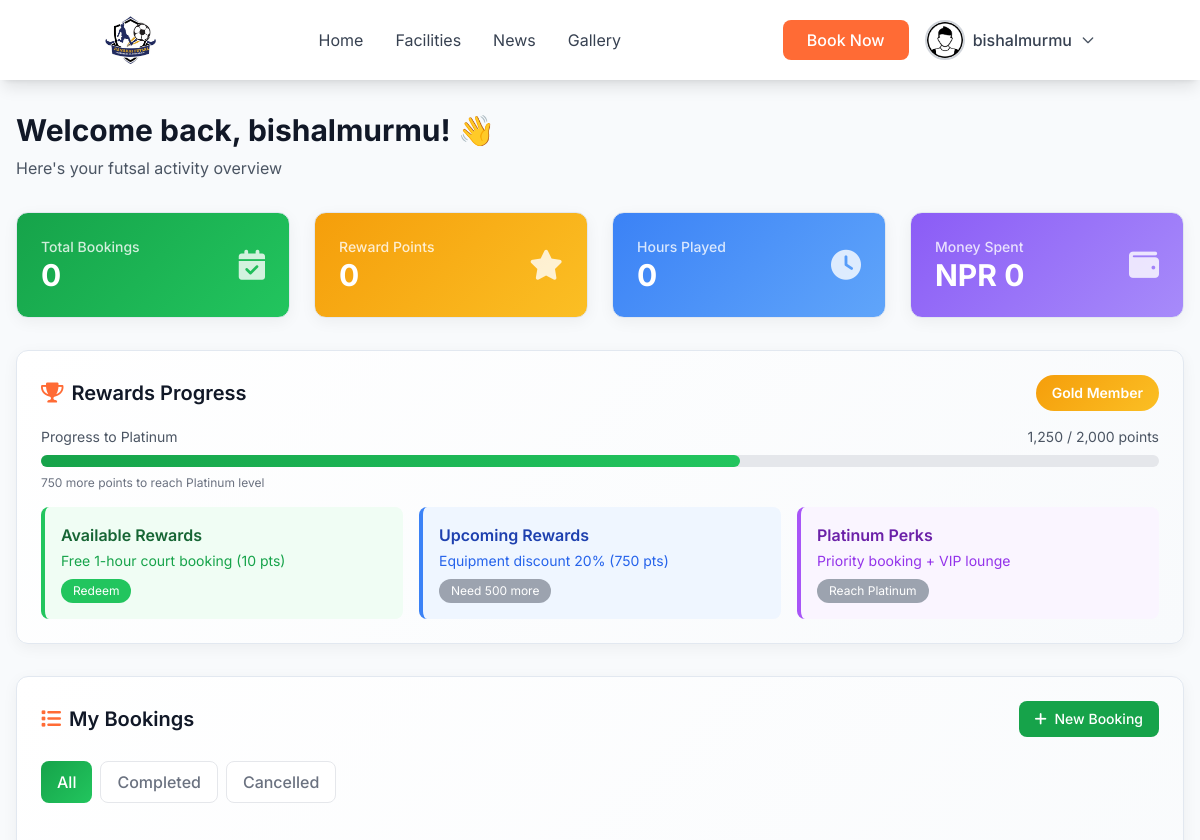
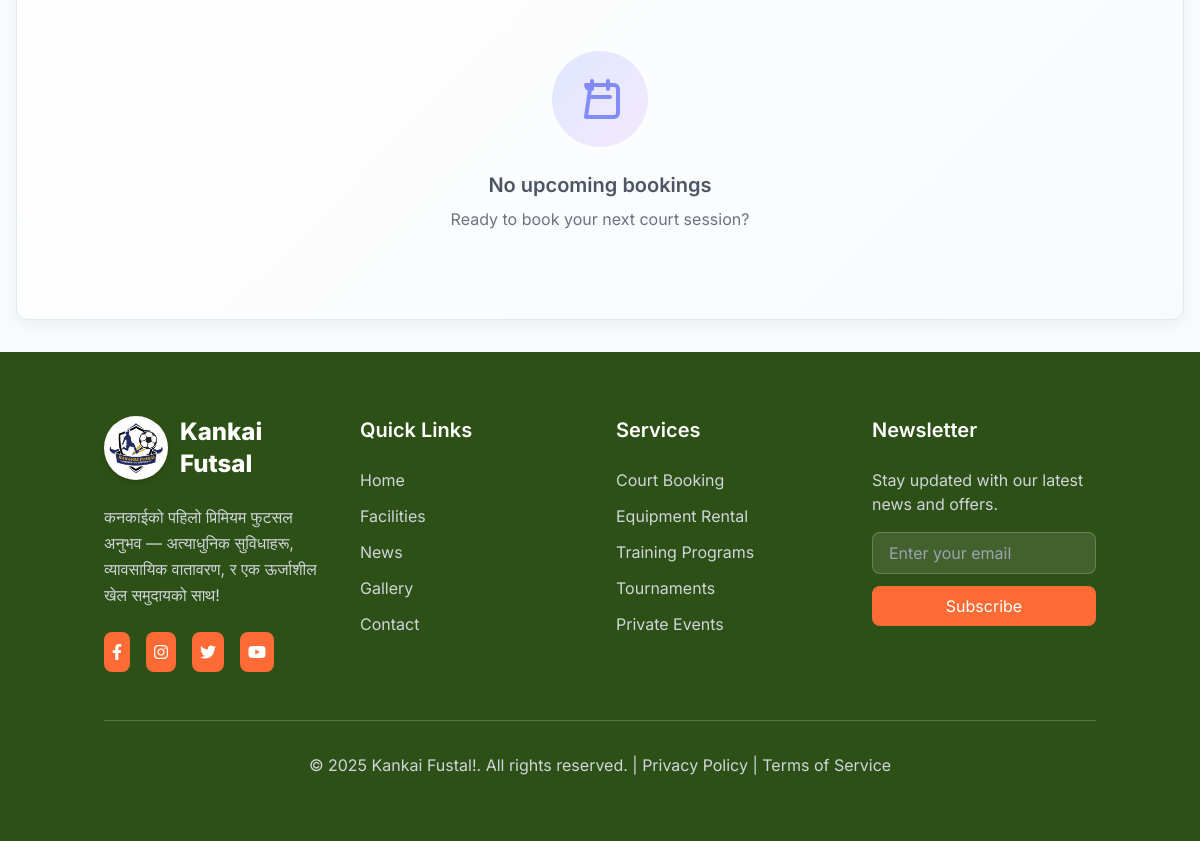
The page /my-bookings/ (signed in) on the database as committed earlier (2 pictures, top to bottom).
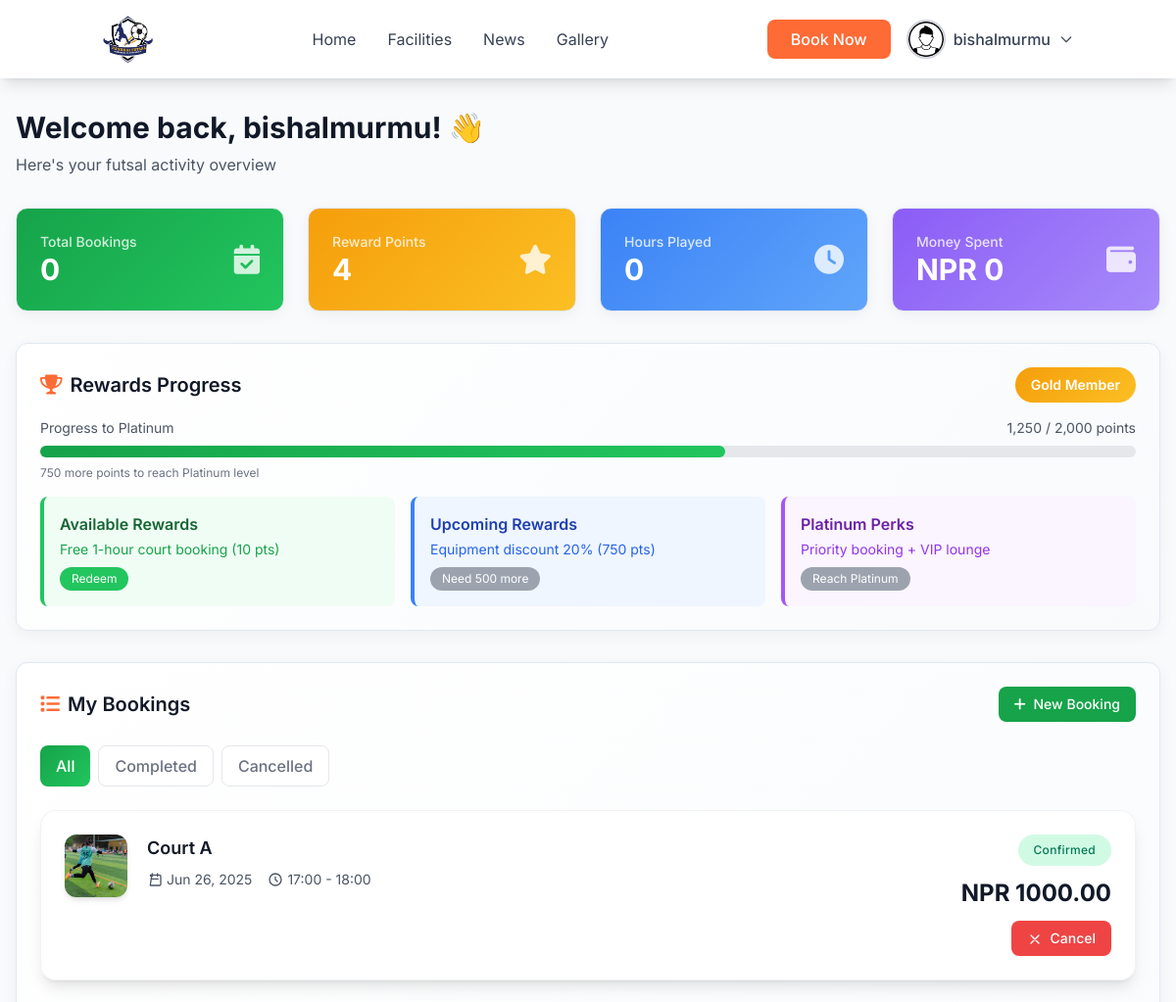
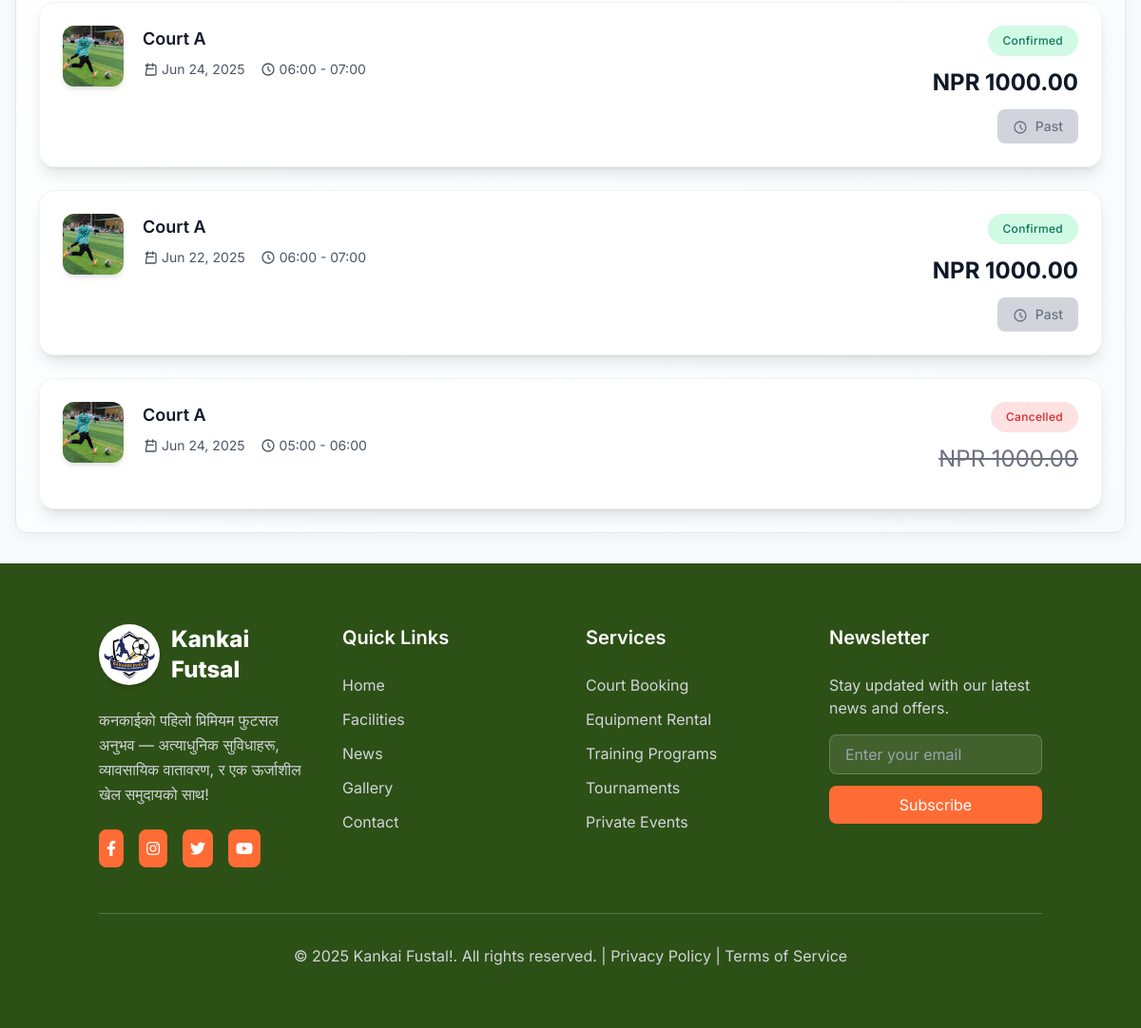
The same page on the database as committed later (2 pictures, top to bottom).
### booking/models.py (models this page shows, shortened)
class Booking(models.Model):
    BOOKING_STATUS_CHOICES = [
        ('pending', 'Pending'),
        ('confirmed', 'Confirmed'),
        ('cancelled', 'Cancelled'),
        ('completed', 'Completed'),
    ]
    booking_id = models.UUIDField(default=uuid.uuid4, editable=False, unique=True)
    court = models.ForeignKey(Court, on_delete=models.CASCADE, related_name='bookings')
    booking_date = models.DateField()
    time_slot = models.ForeignKey(TimeSlot, on_delete=models.CASCADE, related_name='bookings')
    player_name = models.CharField(max_length=100)
    phone_regex = RegexValidator(
        regex=r'^(\+977)?[9][6-9]\d{8}$',
        message="Phone number must be entered in the format: '9841234567' or '+9779841234567'"
    )
    contact_number = models.CharField(validators=[phone_regex], max_length=17)
    user = models.ForeignKey(CustomUser, on_delete=models.SET_NULL, null=True, blank=True, related_name='bookings')
    duration_hours = models.PositiveIntegerField(default=1)
    total_amount = models.DecimalField(max_digits=10, decimal_places=2)
    status = models.CharField(max_length=20, choices=BOOKING_STATUS_CHOICES, default='pending')
    notes = models.TextField(blank=True)
    created_at = models.DateTimeField(auto_now_add=True)
    updated_at = models.DateTimeField(auto_now=True)
    class Meta:
        ordering = ['-created_at']
        unique_together = ['court', 'booking_date', 'time_slot']
        verbose_name = "Booking"
        verbose_name_plural = "Bookings"

class Court(models.Model):
    name = models.CharField(max_length=100)
    description = models.TextField(blank=True)
    hourly_rate = models.DecimalField(max_digits=10, decimal_places=2, default=1000.00)
    is_active = models.BooleanField(default=True)
    created_at = models.DateTimeField(auto_now_add=True)
    updated_at = models.DateTimeField(auto_now=True)
    class Meta:
        verbose_name = "Court"
        verbose_name_plural = "Courts"

class TimeSlot(models.Model):
    start_time = models.TimeField()
    end_time = models.TimeField()
    is_active = models.BooleanField(default=True)
    class Meta:
        ordering = ['start_time']
        unique_together = ['start_time', 'end_time']

### booking/views.py (the view)
# urls.py: path('my-bookings/', views.my_bookings, name='dashboard'),
@login_required(login_url='login')
def my_bookings(request):
    bookings = Booking.objects.filter(user=request.user).order_by('-created_at')
    completed_bookings = bookings.filter(status='confirmed')
    cancelled_bookings = bookings.filter(status='cancelled')
    reward_points = request.user.reward_points or 0
    booking = request.user.total_booking or 0
    hours_played = request.user.hours_played or 0
    balance = request.user.balance or 0
    context = {
        'bookings': bookings,
        'total_bookings': booking,
        'total_hours':hours_played,
        'total_cost': balance,
        'reward_points': reward_points,
        "completed_bookings":completed_bookings,
        'cancelled_bookings': cancelled_bookings,
}
    return render(request, 'home/dashboard.html', context)

### templates/home/dashboard.html (shortened to what the changed rows need)
{% load static %}
<!DOCTYPE html>
<html lang="en">
<head>
    <script src="https://cdn.tailwindcss.com"></script>
    <link href="https://cdnjs.cloudflare.com/ajax/libs/font-awesome/6.0.0/css/all.min.css" rel="stylesheet">
</head>
<body class="bg-futsal-gray font-sans">
    <main class="max-w-7xl mx-auto px-4 py-8" style="margin-top: 5rem;">
        <div class="mb-8">
            <h1 class="text-3xl font-bold text-gray-900 mb-2">Welcome back, {{user.full_name}}! 👋</h1>
        </div>
        <div class="grid grid-cols-1 md:grid-cols-2 lg:grid-cols-4 gap-6 mb-8">
            <div class="dashboard-card rewards-card p-6 rounded-xl">
                <div class="flex items-center justify-between">
                    <div>
                        <p class="text-white/80 text-sm font-medium">Reward Points</p>
                        <p class="text-3xl font-bold text-white">{{reward_points}}</p>
                    </div>
                </div>
            </div>
        </div>
        <div class="dashboard-card p-6 rounded-xl mb-8">
            <div class="flex items-center justify-between mb-4">
                <h2 class="text-xl font-semibold text-gray-900 flex items-center">
                    <i class="fas fa-trophy text-futsal-orange mr-2"></i>
                    Rewards Progress
                </h2>
            </div>
        </div>
        <div class="dashboard-card p-6 rounded-xl">
            <div class="flex items-center justify-between mb-6">
                <h2 class="text-xl font-semibold text-gray-900 flex items-center">
                    <i class="fas fa-list text-futsal-orange mr-2"></i>
                    My Bookings
                </h2>
            </div>
            <div id="upcoming-bookings" class="space-y-6">
                {% if bookings %}
                {% for booking in bookings %}
                <div class="bg-white/90 backdrop-blur-sm border border-gray-200/50 rounded-2xl p-6 shadow-lg hover:shadow-xl transition-all duration-300 hover:-translate-y-1 booking-card"
                    id="booking-{{ booking.id }}">
                    <div class="flex items-start justify-between">
                        <div class="flex items-start space-x-5">
                            <div class="w-16 h-16 rounded-xl overflow-hidden shadow-md hidden sm:block">
                                <img src="{% static './trainning.jpg' %}" alt="{{ booking.court.name }}"
                                    class="w-full h-full object-cover ">
                            </div>
                            <div class="flex-1">
                                <h3 class="text-lg font-semibold text-gray-900 mb-2">{{ booking.court.name }}</h3>
                                <div class="flex items-center space-x-4 text-sm text-gray-600">
                                    <div class="flex items-center space-x-1">
                                        <svg class="w-4 h-4" fill="none" stroke="currentColor" viewBox="0 0 24 24">
                                            <path stroke-linecap="round" stroke-linejoin="round" stroke-width="2"
                                                d="M8 7V3m8 4V3m-9 8h10M5 21h14a2 2 0 002-2V7a2 2 0 00-2-2H5a2 2 0 002 2z" />
                                        </svg>
                                        <span>{{ booking.booking_date|date:"M d, Y" }}</span>
                                    </div>
                                    <div class="flex items-center space-x-1">
                                        <svg class="w-4 h-4" fill="none" stroke="currentColor" viewBox="0 0 24 24">
                                            <path stroke-linecap="round" stroke-linejoin="round" stroke-width="2"
                                                d="M12 8v4l3 3m6-3a9 9 0 11-18 0 9 9 0 0118 0z" />
                                        </svg>
                                        <span>{{ booking.time_slot.start_time|time:"H:i" }} -
                                            {{ booking.time_slot.end_time|time:"H:i" }}</span>
                                    </div>
                                </div>
                            </div>
                        </div>
                        <div class="text-right flex flex-col items-end space-y-3">
                            <div
                                class="{% if booking.status == 'confirmed' %}bg-emerald-100 text-emerald-700{% elif booking.status == 'pending' %}bg-amber-100 text-amber-700{% else %}bg-red-100 text-red-600{% endif %} px-4 py-2 rounded-full text-xs font-medium tracking-wide">
                                {{ booking.status|capfirst }}
                            </div>
                            <div class="text-right">
                                <p class="
                text-lg lg:text-2xl
                {% if booking.status == 'cancelled' %}
                  text-gray-500 line-through font-normal lg:font-normal
                {% else %}
                  text-gray-900 font-normal lg:font-bold
                {% endif %}
              ">
                                    NPR {{ booking.total_amount }}
                                </p>
                            </div>
                            <div class="flex space-x-2">
                                {% load tz %}
                                {% get_current_timezone as TIME_ZONE %}
                                {% now "Y-m-d H:i:s" as current_datetime %}
                                {% if booking.status in 'confirmed,pending' %}
                                {% with booking.booking_date|date:"Y-m-d" as booking_date_str %}
                                {% with booking.time_slot.start_time|time:"H:i:s" as booking_time_str %}
                                {% with booking_date_str|add:" "|add:booking_time_str as booking_datetime_str %}
                                {% if booking_datetime_str > current_datetime %}
                                <button onclick="confirmCancel({{ booking.id }}, '{{ booking.court.name }}')"
                                    class="cancel-btn bg-red-500 hover:bg-red-600 text-white px-4 py-2 rounded-lg text-sm font-medium transition-all duration-200 hover:shadow-md transform hover:-translate-y-0.5">
                                    <svg class="w-4 h-4 inline mr-1" fill="none" stroke="currentColor"
                                        viewBox="0 0 24 24">
                                        <path stroke-linecap="round" stroke-linejoin="round" stroke-width="2"
                                            d="M6 18L18 6M6 6l12 12" />
                                    </svg>
                                    Cancel
                                </button>
                                {% else %}
                                <span
                                    class="bg-gray-300 text-gray-500 px-4 py-2 rounded-lg text-sm font-medium cursor-not-allowed">
                                    <svg class="w-4 h-4 inline mr-1" fill="none" stroke="currentColor"
                                        viewBox="0 0 24 24">
                                        <path stroke-linecap="round" stroke-linejoin="round" stroke-width="2"
                                            d="M12 8v4l3 3m6-3a9 9 0 11-18 0 9 9 0 0118 0z" />
                                    </svg>
                                    Past
                                </span>
                                {% endif %}
                                {% endwith %}
                                {% endwith %}
                                {% endwith %}
                                {% endif %}
                            </div>
                        </div>
                    </div>
                </div>
                {% endfor %}
                {% else %}
                <div class="text-center py-16">
                    <div
                        class="w-24 h-24 mx-auto mb-6 rounded-full bg-gradient-to-br from-indigo-100 to-purple-100 flex items-center justify-center">
                        <svg class="w-12 h-12 text-indigo-400" fill="none" stroke="currentColor" viewBox="0 0 24 24">
                            <path stroke-linecap="round" stroke-linejoin="round" stroke-width="2"
                                d="M8 7V3m8 4V3m-9 8h10M5 21h14a2 2 0 002-2V7a2 2 0 00-2-2H5a2 2 0 002 2z" />
                        </svg>
                    </div>
                    <h3 class="text-xl font-semibold text-gray-600 mb-2">No upcoming bookings</h3>
                    <p class="text-gray-500">Ready to book your next court session?</p>
                </div>
                {% endif %}
            </div>
        </div>
    </main>
</body>
</html>

Rows that differ between the two databases and show on the page:
added Booking: court.name "Court A", booking_date "Jun 26, 2025", time_slot.start_time "17:00", time_slot.end_time "18:00", status "Confirmed", total_amount "1000.00"
added Booking: court.name "Court A", booking_date "Jun 24, 2025", time_slot.start_time "06:00", time_slot.end_time "07:00", status "Confirmed", total_amount "1000.00", shows "Past"
added Booking: court.name "Court A", booking_date "Jun 22, 2025", time_slot.start_time "06:00", time_slot.end_time "07:00", status "Confirmed", total_amount "1000.00", shows "Past"
added Booking: court.name "Court A", booking_date "Jun 24, 2025", time_slot.start_time "05:00", time_slot.end_time "06:00", status "Cancelled", total_amount "1000.00"
Other text that changed with them:
{{ reward_points }}: "0" → "4"
text no longer shown: "No upcoming bookings Ready to book your next court session?"
